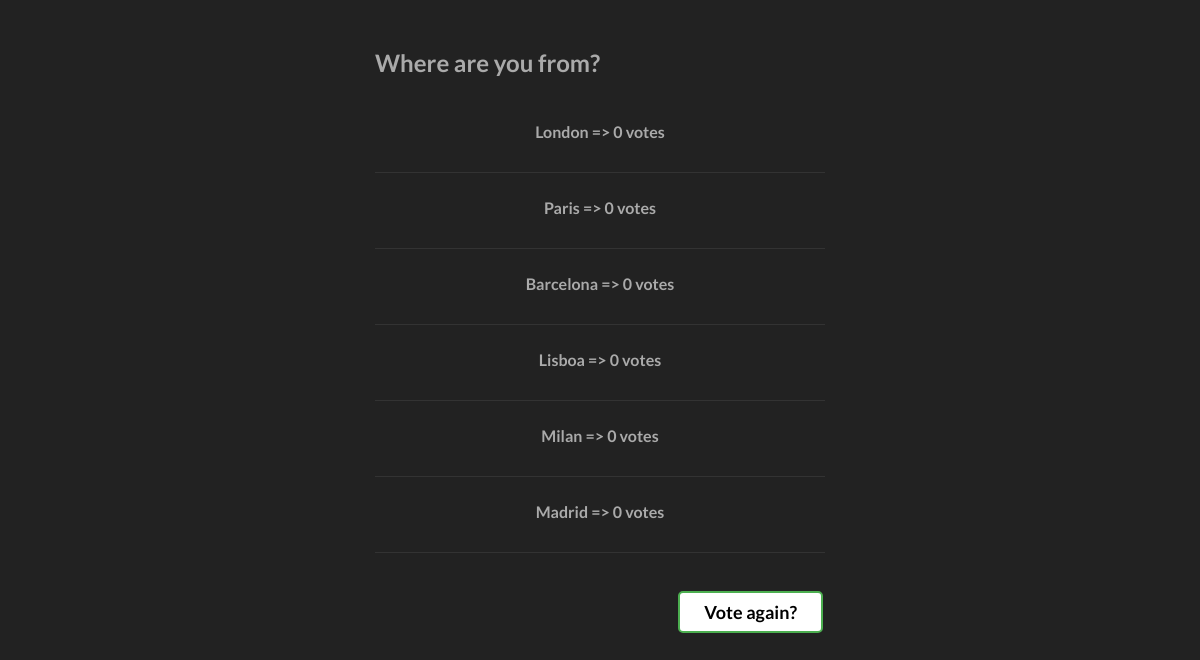
Screenshot of /5/results/ with the database file from the repository.
### polls/models.py (models this page shows, shortened)
class Question(models.Model):
    question_text = models.CharField(max_length=200)
    pub_date = models.DateTimeField("date published")

class Choice(models.Model):
    question = models.ForeignKey(Question, on_delete=models.CASCADE)
    choice_text = models.CharField(max_length=200)
    votes = models.IntegerField(default=0)

### polls/views.py (the view)
# urls.py: path("<int:pk>/results/", views.ResultsView.as_view(), name="results"),
class ResultsView(generic.DetailView):
    model = Question
    template_name = "polls/results.html"

### polls/templates/polls/results.html
{% load static %}
<link rel="stylesheet" href="{% static 'polls/results.css' %}">
<div class="container">
    <h2>{{ question.question_text }}</h2>
    <ul>
        {% for choice in question.choice_set.all %}
            <li>
                {{ choice.choice_text }} => {{ choice.votes }} vote{{ choice.votes|pluralize }}
            </li>
        {% endfor %}
    </ul>
    <a class="button button1" href="{% url 'polls:detail' question.id %}">Vote again?</a>
</div>

### polls/static/polls/results.css (style rules this page uses)
.container { display: block; position: relative; margin: 5px auto; height: auto; width: 450px; padding: 20px; }
.container ul { list-style: none; margin: 0; padding: 0; overflow: auto; }
ul li { color: #AAAAAA; display: block; position: relative; float: left; width: 100%; height: 50px; border-bottom: 1px solid #333; font-weight: bold; text-align: center; }
li { margin-top: 25px; }
h2 { color: #AAAAAA; }
.button { background-color: #4CAF50; border: none; color: white; padding: 8px 24px; text-align: center; text-decoration: none; display: inline-block; font-size: 18px; font-weight: bold; margin: 4px 2px; transition-duration: 0.6s; cursor: pointer; border-radius: 5px; margin-top: 1cm; float: right; }
.button1 { background-color: white; color: black; border: 2px solid #4CAF50; }
a { text-decoration: none; }

### rows the page displays
Question: question_text "Where are you from?"
Choice: choice_text "London", votes "0"
Choice: choice_text "Paris", votes "0"
Choice: choice_text "Barcelona", votes "0"
Choice: choice_text "Lisboa", votes "0"
Choice: choice_text "Milan", votes "0"
Choice: choice_text "Madrid", votes "0"
